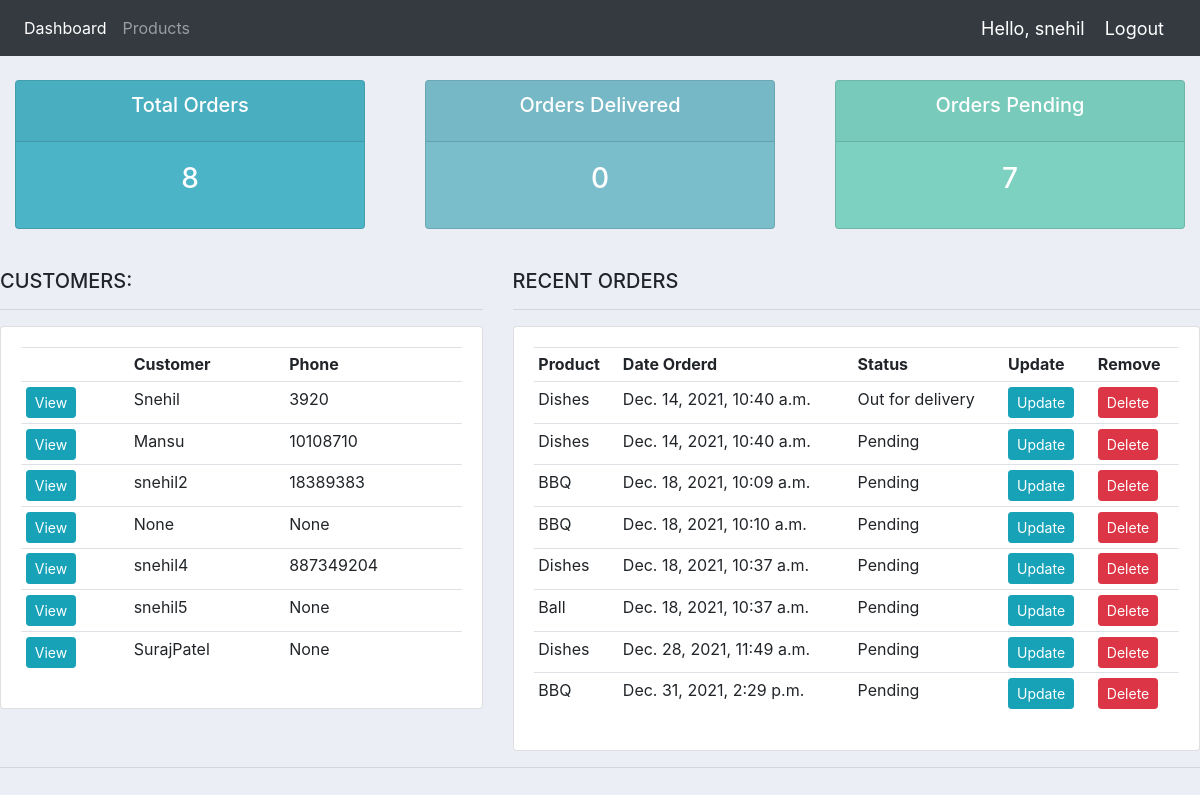
The app's page / (signed in) with its own data.
### accounts/models.py (models this page shows, shortened)
class Customer(models.Model):
	user = models.OneToOneField(User, null=True, blank=True, on_delete=models.CASCADE)
	name = models.CharField(max_length=200, null=True)
	phone = models.CharField(max_length=200, null=True)
	email = models.CharField(max_length=200, null=True)
	profile_pic = models.ImageField(default ='profile_pic.png',null=True,blank=True)
	date_created = models.DateTimeField(auto_now_add=True, null=True)

class Order(models.Model):
	STATUS = (
			('Pending', 'Pending'),
			('Out for delivery', 'Out for delivery'),
			('Delivered', 'Delivered'),
			)
	customer = models.ForeignKey(Customer, null=True, on_delete=models.SET_NULL)
	product = models.ForeignKey(Product, null=True, on_delete=models.SET_NULL)
	date_created = models.DateTimeField(auto_now_add=True, null=True)
	status = models.CharField(max_length=200, null=True, choices=STATUS)

class Product(models.Model):
	CATEGORY = (
			('Indoor', 'Indoor'),
			('Out Door', 'Out Door'),
			)
	name = models.CharField(max_length=200, null=True)
	price = models.FloatField(null=True)
	category = models.CharField(max_length=200, null=True, choices=CATEGORY)
	description = models.CharField(max_length=200, null=True, blank=True)
	date_created = models.DateTimeField(auto_now_add=True, null=True)
	tags = models.ManyToManyField(Tag)
	def __str__(self):
		return str(self.name)

### accounts/decorators.py (the view)
	def wrapper_function(request, *args, **kwargs):
		group = None
		if request.user.groups.exists():
			group = request.user.groups.all()[0].name
		if group == 'customers':
			return redirect('user-page')
		if group == 'admin':
			return view_func(request, *args, **kwargs)

### accounts/views.py (called while the page is built)
@login_required(login_url='login')
@admin_only
def home(request):
    orders = Order.objects.all()
    customers = Customer.objects.all()
    total_customers = customers.count()
    total_orders = orders.count()
    delivered = orders.filter(status='Delivered').count()
    pending = orders.filter(status='Pending').count()
    context = {'orders':orders , 'customers':customers ,
    'total_orders':total_orders, 'delivered':delivered, 'pending':pending}
    return render(request,'accounts/dashboard.html', context)

### accounts/templates/accounts/dashboard.html
{% extends 'accounts/main.html' %}
{% block content %}
{% include 'accounts/status.html' %}
<br>
<div class="row">
    <div class="col-md-5">
		<h5>CUSTOMERS:</h5>
		<hr>
		<div class="card card-body">
			<table class="table table-sm">
				<tr>
					<th></th>
					<th>Customer</th>
					<th>Phone</th>
				</tr>
				{% for i in customers %}
					<tr>
						<td><a class="btn btn-sm btn-info" href="{% url 'customer' i.id %}">View</a></td>
						<td>{{i.name}}</td>
						<td>{{i.phone}}</td>
					</tr>
				{% endfor %}
			</table>
		</div>
	</div>
    <div class="col-md-7">
		<h5>RECENT ORDERS</h5>
		<hr>
		<div class="card card-body">
			<table class="table table-sm">
				<tr>
					<th>Product</th>
					<th>Date Orderd</th>
					<th>Status</th>
					<th>Update</th>
					<th>Remove</th>
				</tr>
				{% for i in orders %}
					<tr>
						<td>{{i.product}}</td>
						<td>{{i.date_created}}</td>
						<td>{{i.status}}</td>
						<td><a class="btn btn-sm btn-info" href="{% url 'update_order' i.id %}">Update</a></td>
						<td><a class="btn btn-sm btn-danger" href="{% url 'delete_order' i.id %}">Delete</a></td>
					</tr>
				{% endfor %}
			</table>
		</div>
	</div>
</div>
{% endblock %}

### accounts/templates/accounts/main.html (shortened to what this page needs)
{% load static %}
<!DOCTYPE html>
<html lang="en">
<head>
    <link rel="stylesheet" href="https://stackpath.bootstrapcdn.com/bootstrap/4.3.1/css/bootstrap.min.css">
    <link rel="stylesheet" href="{% static '/css/main.css' %}">
</head>
<body>
    {% include 'accounts/navbar.html' %}
    {% block content %}
    {% endblock %}
    <hr>
</body>
</html>

### accounts/templates/accounts/navbar.html (shortened to what this page needs)
{% load static %}
<nav class="navbar navbar-expand-lg navbar-dark bg-dark">
  <div class="collapse navbar-collapse" id="navbarNav">
    <ul class="navbar-nav">
      {% if request.user.is_staff %}
      <li class="nav-item active">
        <a class="nav-link" href="{% url 'home' %}">Dashboard</a>
      </li>
      <li class="nav-item">
        <a class="nav-link" href="{% url 'products' %}">Products</a>
      </li>
      {% else %}
       <li class="nav-item">
        <a class="nav-link" href="{% url 'account' %}">Settings</a>
      </li>
      {% endif %}
    </ul>
  </div>
  <span class="hello-msg">Hello, {{request.user}}</span>
  <span ><a  class="hello-msg" href="{% url 'logout' %}">Logout</a></span>
</nav>

### accounts/templates/accounts/status.html
<br>
<div class="row">
	<div class="col">
		<div class="col-md">
			<div class="card text-center text-white  mb-3" id="total-orders">
			  	<div class="card-header">
			  		<h5 class="card-title">Total Orders</h5>
			  	</div>
			  	<div class="card-body">
			    	<h3 class="card-title">{{total_orders}}</h3>
			  	</div>
			</div>
		</div>
	</div>
	<div class="col">
		<div class="col-md">
			<div class="card text-center text-white  mb-3" id="orders-delivered">
			  	<div class="card-header">
			  		<h5 class="card-title">Orders Delivered</h5>
			  	</div>
			  	<div class="card-body">
			    	<h3 class="card-title">{{delivered}}</h3>
			  	</div>
			</div>
		</div>
	</div>
	<div class="col">
		<div class="col-md">
			<div class="card text-center text-white  mb-3" id="orders-pending">
			  	<div class="card-header">
			  		<h5 class="card-title">Orders Pending</h5>
			  	</div>
			  	<div class="card-body">
			    	<h3 class="card-title">{{pending}}</h3>
			  	</div>
			</div>
		</div>
	</div>
</div>

### static/css/main.css (style rules this page uses)
body { background-color: #ebeff5; }
#total-orders { background-color: #4cb4c7; }
#orders-delivered { background-color: #7abecc; }
#orders-pending { background-color: #7CD1C0; }

### accounts/templates/accounts/navbar.html (style rules this page uses)
.hello-msg { font-size: 18px; color: #fff; margin-right: 20px; }

### records on screen
Customer: name "Snehil", phone "3920"
Customer: name "Mansu", phone "10108710"
Customer: name "snehil2", phone "18389383"
Customer: name "None", phone "None"
Customer: name "snehil4", phone "887349204"
Customer: name "snehil5", phone "None"
Customer: name "SurajPatel", phone "None"
Order: product "Dishes", date_created "Dec. 14, 2021, 10:40 a.m.", status "Out for delivery"
Order: product "Dishes", date_created "Dec. 14, 2021, 10:40 a.m.", status "Pending"
Order: product "BBQ", date_created "Dec. 18, 2021, 10:09 a.m.", status "Pending"
Order: product "BBQ", date_created "Dec. 18, 2021, 10:10 a.m.", status "Pending"
Order: product "Dishes", date_created "Dec. 18, 2021, 10:37 a.m.", status "Pending"
Order: product "Ball", date_created "Dec. 18, 2021, 10:37 a.m.", status "Pending"
Order: product "Dishes", date_created "Dec. 28, 2021, 11:49 a.m.", status "Pending"
Order: product "BBQ", date_created "Dec. 31, 2021, 2:29 p.m.", status "Pending"

### other values on screen
{{ request.user }} "snehil"
{{ total_orders }} "8"
{{ delivered }} "0"
{{ pending }} "7"
